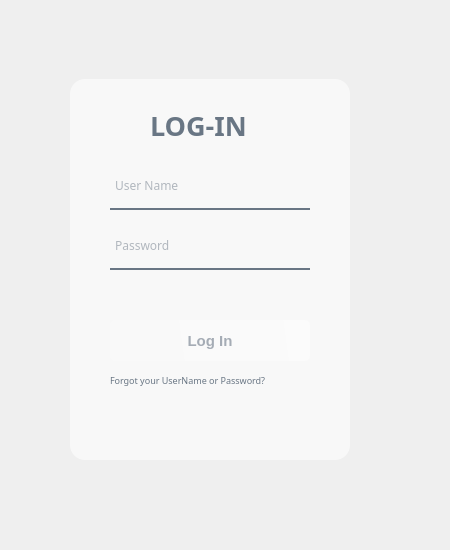
<?xml version="1.0" encoding="UTF-8"?>
<ui version="4.0">
 <class>Form</class>
 <widget class="QWidget" name="Form">
  <property name="geometry">
   <rect>
    <x>0</x>
    <y>0</y>
    <width>450</width>
    <height>550</height>
   </rect>
  </property>
  <property name="windowTitle">
   <string>Form</string>
  </property>
  <widget class="QWidget" name="widget" native="true">
   <property name="geometry">
    <rect>
     <x>30</x>
     <y>30</y>
     <width>370</width>
     <height>480</height>
    </rect>
   </property>
   <property name="font">
    <font>
     <family>Algerian</family>
    </font>
   </property>
   <widget class="QLabel" name="label">
    <property name="geometry">
     <rect>
      <x>30</x>
      <y>30</y>
      <width>300</width>
      <height>420</height>
     </rect>
    </property>
    <property name="styleSheet">
     <string notr="true">border-image: url(:/images/Egg.jpg);
border-radius:20px;
</string>
    </property>
    <property name="text">
     <string/>
    </property>
   </widget>
   <widget class="QLabel" name="label_2">
    <property name="geometry">
     <rect>
      <x>40</x>
      <y>49</y>
      <width>280</width>
      <height>381</height>
     </rect>
    </property>
    <property name="styleSheet">
     <string notr="true">background-color:rgba(255,255,255,150);
border-radius:15px;</string>
    </property>
    <property name="text">
     <string/>
    </property>
   </widget>
   <widget class="QLabel" name="label_3">
    <property name="geometry">
     <rect>
      <x>120</x>
      <y>70</y>
      <width>131</width>
      <height>51</height>
     </rect>
    </property>
    <property name="font">
     <font>
      <family>Arial Black</family>
      <pointsize>20</pointsize>
      <weight>75</weight>
      <bold>true</bold>
     </font>
    </property>
    <property name="styleSheet">
     <string notr="true">color: rgb(105, 118, 132);</string>
    </property>
    <property name="text">
     <string>LOG-IN</string>
    </property>
   </widget>
   <widget class="QLineEdit" name="lineEdit">
    <property name="geometry">
     <rect>
      <x>80</x>
      <y>140</y>
      <width>200</width>
      <height>40</height>
     </rect>
    </property>
    <property name="font">
     <font>
      <family>Bahnschrift</family>
     </font>
    </property>
    <property name="styleSheet">
     <string notr="true">background-color:rgba(0, 0, 0, 0);
border:none;
border-bottom:2px solid rgba(105, 118, 132, 255);
color: rgb(105, 118, 132);
padding-bottom:7px;</string>
    </property>
    <property name="placeholderText">
     <string> User Name</string>
    </property>
   </widget>
   <widget class="QLineEdit" name="lineEdit_2">
    <property name="geometry">
     <rect>
      <x>80</x>
      <y>200</y>
      <width>200</width>
      <height>40</height>
     </rect>
    </property>
    <property name="font">
     <font>
      <family>Bahnschrift</family>
     </font>
    </property>
    <property name="styleSheet">
     <string notr="true">background-color:rgba(0, 0, 0, 0);
border:none;
border-bottom:2px solid rgba(105, 118, 132, 255);
color: rgb(105, 118, 132);
padding-bottom:7px;</string>
    </property>
    <property name="echoMode">
     <enum>QLineEdit::Password</enum>
    </property>
    <property name="placeholderText">
     <string> Password</string>
    </property>
   </widget>
   <widget class="QPushButton" name="pushButton">
    <property name="geometry">
     <rect>
      <x>80</x>
      <y>290</y>
      <width>200</width>
      <height>41</height>
     </rect>
    </property>
    <property name="font">
     <font>
      <family>Microsoft JhengHei UI</family>
      <pointsize>11</pointsize>
      <weight>75</weight>
      <bold>true</bold>
     </font>
    </property>
    <property name="styleSheet">
     <string notr="true">QPushButton#pushButton{
	background-color: qlineargradient(spread:pad, x1:0, y1:0.505682, x2:1, y2:0.477, stop:0 rgba(255, 255, 255, 29), stop: 1 rgba(255, 255, 255, 100));
    color: rgb(105, 118, 132, 150);
    border-radius: 5px;
}
QPushButton#pushButton:hover{
    background-color: qlineargradient(spread:pad, x1:0, y1:0.505682, x2:1, y2:0.477, stop:0 rgba(255, 255, 255, 100), stop: 1 rgba(255, 255, 255, 226));
}
QPushButton#pushButton:pressed{
    padding-left: 5px;
    padding-top: 5px;
    background-color: rgba(255, 255, 255, 150);
}
</string>
    </property>
    <property name="text">
     <string>Log In</string>
    </property>
   </widget>
   <widget class="QLabel" name="label_4">
    <property name="geometry">
     <rect>
      <x>80</x>
      <y>340</y>
      <width>221</width>
      <height>20</height>
     </rect>
    </property>
    <property name="font">
     <font>
      <pointsize>7</pointsize>
     </font>
    </property>
    <property name="styleSheet">
     <string notr="true">color: rgb(105, 118, 132);</string>
    </property>
    <property name="text">
     <string>Forgot your UserName or Password?</string>
    </property>
   </widget>
  </widget>
 </widget>
 <resources>
  <include location="res.qrc"/>
 </resources>
 <connections/>
</ui>
